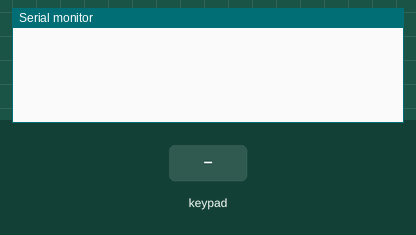
Recording of a program running on a simulated Arduino Uno, built with avr-gcc and run on an emulated ATmega328P. Parts: the last lines printed to the serial monitor. The test bench sets the inputs (shaded band).

Above: at 1.2 s.
1.3 s: key '1' pressed
At 2.3 s:
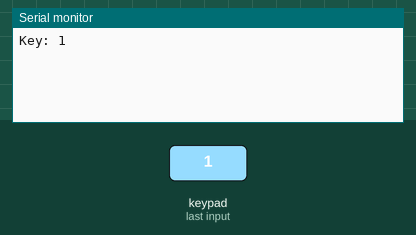
2.8 s: keypad keys 1 2 pressed 0.4 s apart
At 4.1 s:
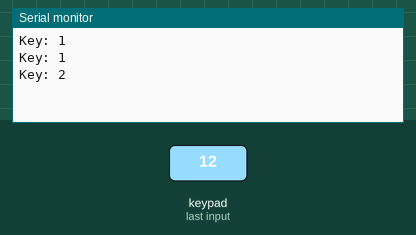
5.1 s: key '3' pressed
At 6.3 s:
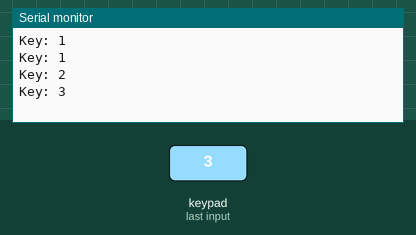
6.6 s: keypad keys 1 2 A pressed 0.4 s apart
At 9.1 s:
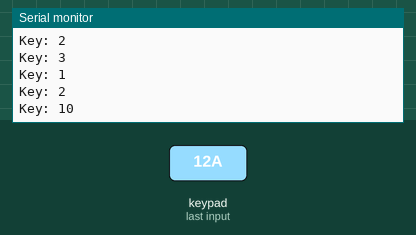
Timing chart, 0 to 10.3 s (numbered marks = the images above; inputs shaded):
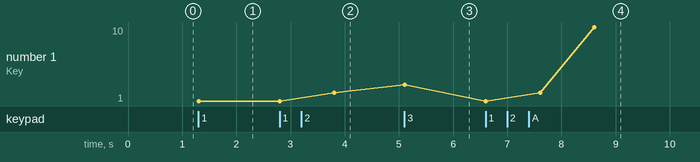

The program:

main.cpp
```cpp
//
// Created by kiryanenko on 14.09.19.
//

//////////////////////////////////////////////////////////////////
// Connections
//
// Uno:   SDA <-> A4 (SDA)
//        SCL <-> A5 (SCL)
//
// Mega:  SDA <-> 20 (SDA)
//        SCL <-> 21 (SCL)
//
// Leo:   SDA <-> 2 (SDA)
//        SCL <-> 3 (SCL)
//
//
// esp32: SDA <-> 21 (SDA)
//        SCL <-> 22 (SCL)
//
//////////////////////////////////////////////////////////////////
#include <Arduino.h>
#include <Wire.h>
#include <TTP229.h>

TTP229 ttp229(A5, A4); // SCL, SDA

void setup()
{
    Wire.begin();
    Serial.begin(9600);
}

void loop()
{
    //ReadKey8() - 8 buttons mode

    uint8_t key = ttp229.ReadKey16();
    Serial.print("Key: ");
    Serial.println(key);
    delay(1000);
}
```

Measured:
- after the input at 1.3 s, the serial monitor: prints a new line at once (image 1)
- after the input at 2.8 s, the serial monitor: prints a new line after 1.0 s (image 2)
- after the input at 5.1 s, the serial monitor: prints a new line at once (image 3)
- after the input at 6.6 s, the serial monitor: prints a new line at once (image 4)
- plotted number 1: 1 → 2 after the input at 2.8 s, 2 → 3 after the input at 5.1 s, 3 → 10 after the input at 6.6 s
